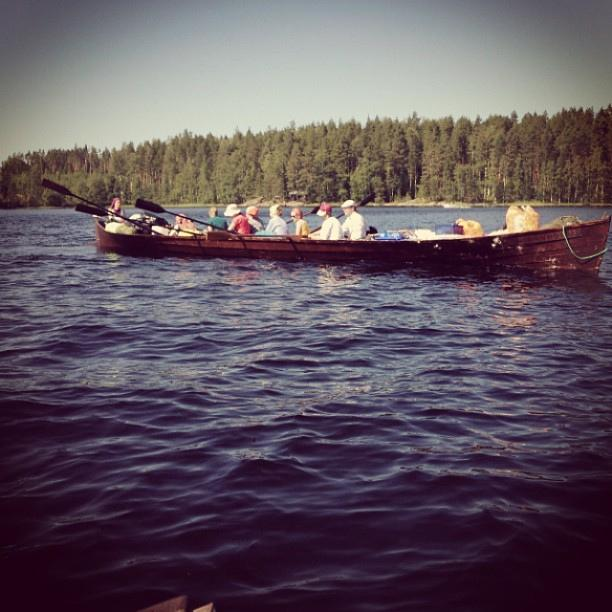
#> input picture services/image_search_engine/flow_images/original.jpg, 612 x 612 px, given as the content of the folder ./services/image_search_engine/val2017/images, which was not available
$ jupyter execute flow_image.ipynb   (shell and % lines are left out)
#> lines starting #> are read from the running program, lines starting #| are printed output that depends on the picture; pictures that were not available may be replaced by others from this repository, and a replacement may not be noted
[cell 1]
%cd "../.."

[cell 2]
import os
import cv2
from matplotlib import pyplot as plt

DATASET_DIR = "./services/image_search_engine/val2017"
images_name = os.listdir(os.path.join(DATASET_DIR, "images"))

for image_name in images_name:
    if image_name == "000000186873.jpg":
        continue

    image_path = os.path.join(DATASET_DIR, "images", image_name)
    image = cv2.imread(image_path)
#> image is the input picture: shape (612, 612, 3); mean B, G, R 94.8, 84.8, 97.4

    h, w = image.shape[:2]
#> h = 612; w = 612
    if w == h:
        print(image_name)
        plt.imshow(image)
        break

[cell 3]
import cv2
from matplotlib import pyplot as plt

orb = cv2.ORB_create()
bf = cv2.BFMatcher(cv2.NORM_HAMMING, crossCheck=True)

train_image_name = "services/image_search_engine/val2017/images/000000154947.jpg"
image_name = "services/image_search_engine/val2017/images/000000186873.jpg"

image = cv2.imread(image_name)
# plt.subplot(1, 2, 1)
# plt.imshow(cv2.cvtColor(image, cv2.COLOR_BGR2RGB))
# plt.imsave(
#     "services/image_search_engine/flow_images/original.jpg",
#     cv2.cvtColor(image, cv2.COLOR_BGR2RGB),
# )

train_image = cv2.imread(train_image_name)
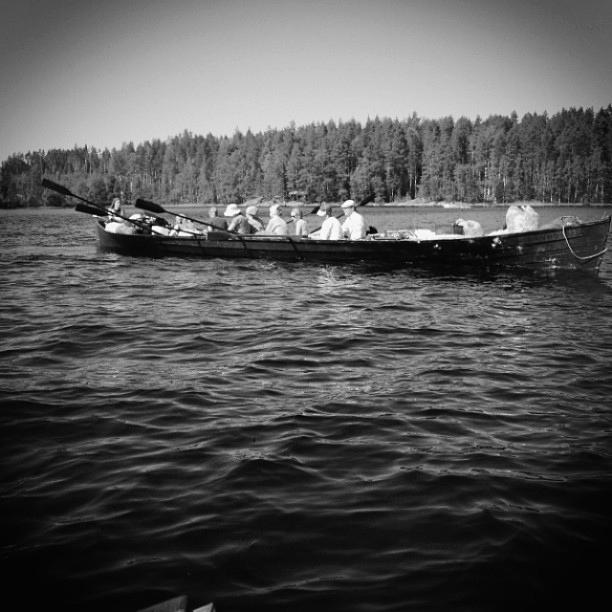
#> input picture services/image_search_engine/flow_images/gray_scale.jpg, 612 x 612 px, given in place of 000000154947.jpg, which was not available
#> train_image is the input picture: shape (612, 612, 3); min 0, max 255, mean 85.8
# plt.subplot(1, 2, 1)
# plt.imshow(cv2.cvtColor(image, cv2.COLOR_BGR2RGB))
plt.imsave(
    "services/image_search_engine/flow_images/train_image.jpg",
    cv2.cvtColor(train_image, cv2.COLOR_BGR2RGB),
)

gray_scale = cv2.cvtColor(image, cv2.COLOR_BGR2GRAY)
# [8 lines of commented-out code are left out]

train_gray_scale = cv2.cvtColor(train_image, cv2.COLOR_BGR2GRAY)
# plt.subplot(1, 2, 2)
# plt.imshow(gray_scale, cmap="gray")
plt.imsave(
    "services/image_search_engine/flow_images/train_gray_scale.jpg",
    train_gray_scale,
    cmap="gray",
)
# plt.show()

gray_scales = [
    gray_scale,
    cv2.rotate(gray_scale, cv2.ROTATE_90_CLOCKWISE),
    cv2.rotate(gray_scale, cv2.ROTATE_180),
    cv2.rotate(gray_scale, cv2.ROTATE_90_COUNTERCLOCKWISE),
]
# [9 lines of commented-out code are left out]

train_kp, train_des = orb.detectAndCompute(train_gray_scale, None)
#> train_kp = 500 keypoints; strongest (x, y, size): (152, 228, 31), (154, 228, 44.6), (152, 227, 37.2), (112, 219, 31)
train_keypoint_image = cv2.drawKeypoints(
    train_gray_scale,
    train_kp,
    None,
    color=(0, 255, 0),
    flags=cv2.DRAW_MATCHES_FLAGS_DEFAULT,
)
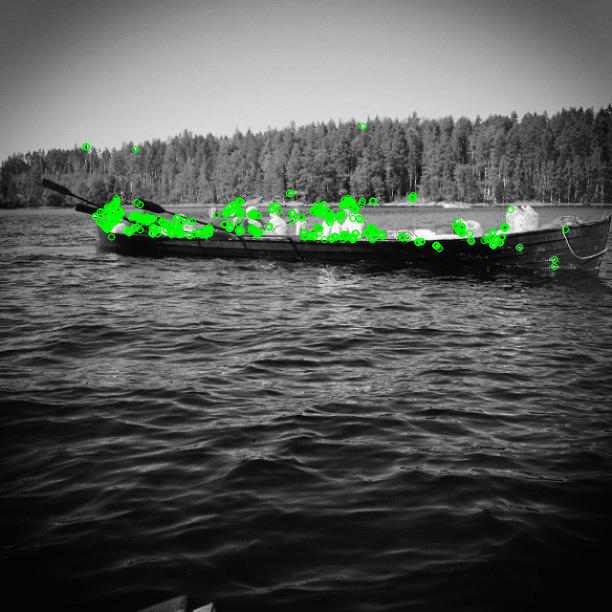
#> train_keypoint_image: shape (612, 612, 3); mean of channels 0, 1, 2 84, 87.6, 84; drawn as B, G, R
plt.imsave(
    f"services/image_search_engine/flow_images/train_keypoint.jpg", train_keypoint_image
)

for i in range(4):
    query_kp, query_des = orb.detectAndCompute(gray_scales[i], None)
    keypoint_image = cv2.drawKeypoints(
        gray_scales[i],
        query_kp,
        None,
        color=(0, 255, 0),
        flags=cv2.DRAW_MATCHES_FLAGS_DEFAULT,
    )
    # plt.subplot(2, 2, i + 1)
    # plt.imshow(cv2.cvtColor(keypoint_image, cv2.COLOR_BGR2RGB))
    # plt.imsave(
    #     f"services/image_search_engine/flow_images/keypoint_{i * 90}.jpg",
    #     cv2.cvtColor(keypoint_image, cv2.COLOR_BGR2RGB),
    # )

    matches = bf.match(query_des, train_des)
    matching_image = cv2.drawMatches(
        gray_scales[i], query_kp, train_gray_scale, train_kp, matches, None
    )

    print(len(matches), len(query_kp), len(train_kp))
    plt.imsave(
        f"services/image_search_engine/flow_images/matching_{i * 90}.jpg",
        matching_image,
    )
#> this loop made 4 passes
#| 464 500 500
#| 464 500 500
#| 464 500 500
#| 464 500 500
#> pass 1, `matching_image = cv2.drawMatches( gray_scales[i], query_kp, train_gray..`:
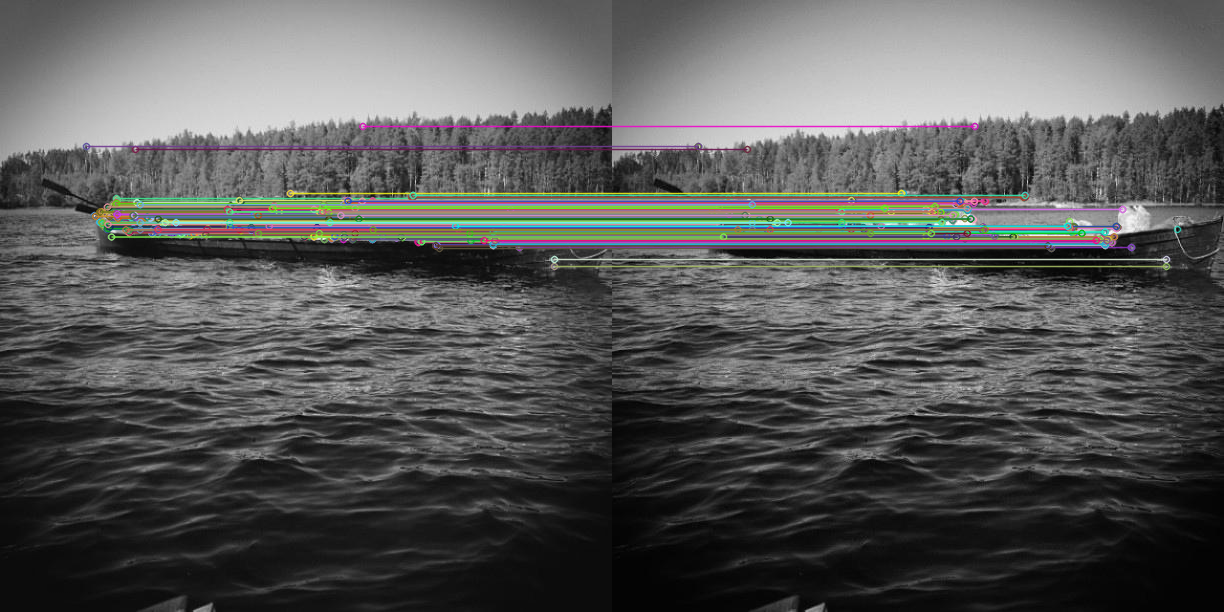
#> matching_image: shape (612, 1224, 3); mean of channels 0, 1, 2 88.3, 89.1, 88.8; drawn as B, G, R
#> pass 1, `plt.imsave( f"services/image_search_engine/flow_images/matching_{i * 9..`:
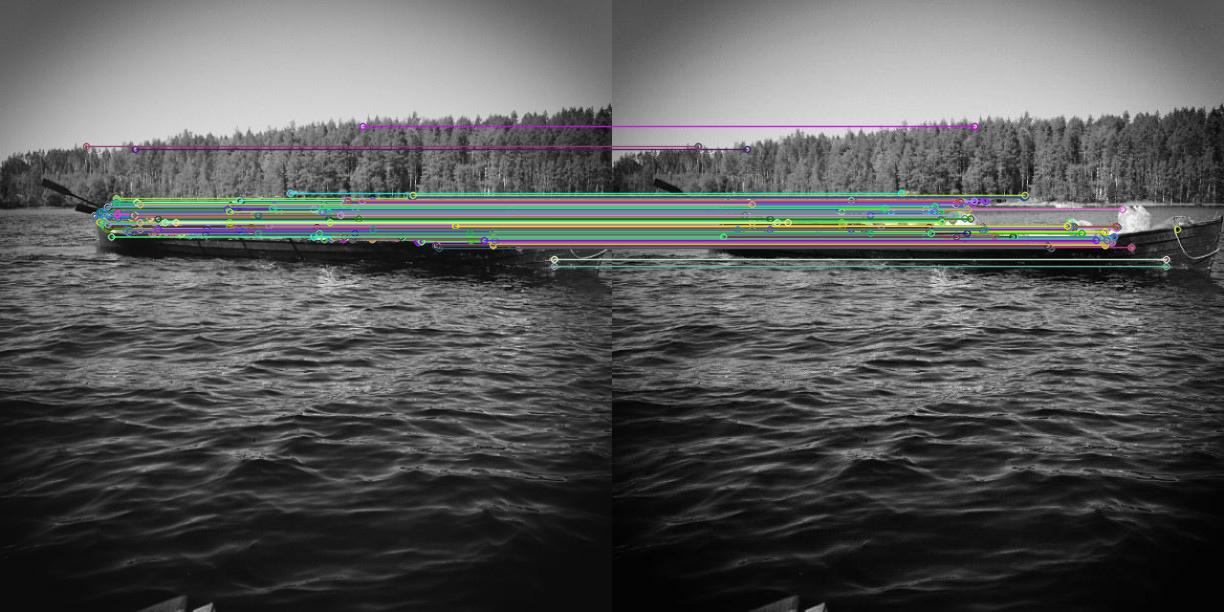
#> saved as matching_0.jpg: shape (612, 1224, 3); mean R, G, B 88.3, 89.1, 88.8
#> pass 2, `keypoint_image = cv2.drawKeypoints( gray_scales[i], query_kp, None, co..`:
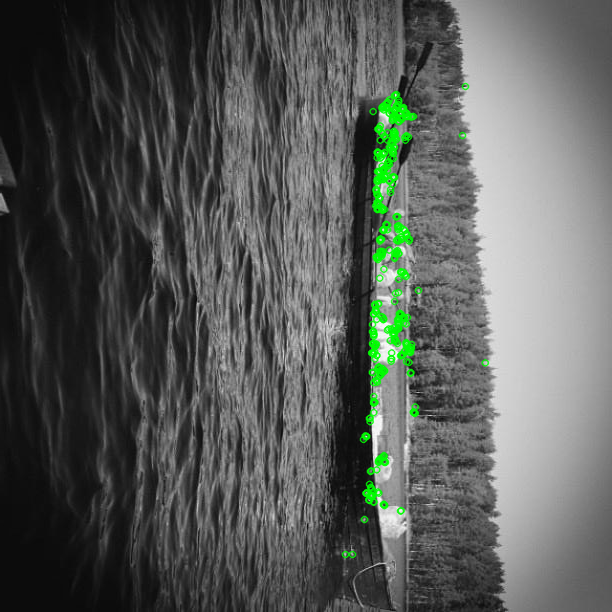
#> keypoint_image: shape (612, 612, 3); mean of channels 0, 1, 2 87.9, 91.5, 87.9; drawn as B, G, R
